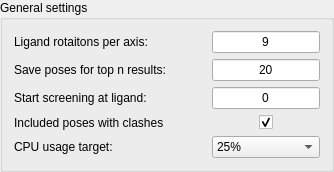
               <widget class="QGroupBox" name="groupBox_49">
                <property name="title">
                 <string>General settings</string>
                </property>
                <layout class="QGridLayout" name="gridLayout_4">
                 <item row="2" column="0">
                  <widget class="QLabel" name="label_24">
                   <property name="text">
                    <string>Start screening at ligand:</string>
                   </property>
                  </widget>
                 </item>
                 <item row="4" column="2">
                  <widget class="QComboBox" name="nrgrank_cpu_usage_target">
                   <item>
                    <property name="text">
                     <string>25%</string>
                    </property>
                   </item>
                   <item>
                    <property name="text">
                     <string>50%</string>
                    </property>
                   </item>
                   <item>
                    <property name="text">
                     <string>75%</string>
                    </property>
                   </item>
                   <item>
                    <property name="text">
                     <string>100%</string>
                    </property>
                   </item>
                  </widget>
                 </item>
                 <item row="0" column="0">
                  <widget class="QLabel" name="label_107">
                   <property name="text">
                    <string>&lt;html&gt;&lt;head/&gt;&lt;body&gt;&lt;p&gt;Ligand rotaitons per axis:&lt;/p&gt;&lt;/body&gt;&lt;/html&gt;</string>
                   </property>
                  </widget>
                 </item>
                 <item row="1" column="2">
                  <widget class="QLineEdit" name="nrgrank_top_n_poses">
                   <property name="enabled">
                    <bool>true</bool>
                   </property>
                   <property name="text">
                    <string>20</string>
                   </property>
                   <property name="alignment">
                    <set>Qt::AlignCenter</set>
                   </property>
                   <property name="readOnly">
                    <bool>false</bool>
                   </property>
                   <property name="clearButtonEnabled">
                    <bool>false</bool>
                   </property>
                  </widget>
                 </item>
                 <item row="1" column="0">
                  <widget class="QLabel" name="label_66">
                   <property name="text">
                    <string>&lt;html&gt;&lt;head/&gt;&lt;body&gt;&lt;p&gt;Save poses for top n results:&lt;/p&gt;&lt;/body&gt;&lt;/html&gt;</string>
                   </property>
                  </widget>
                 </item>
                 <item row="2" column="2">
                  <widget class="QLineEdit" name="nrgrank_start_ligand">
                   <property name="text">
                    <string>0</string>
                   </property>
                   <property name="alignment">
                    <set>Qt::AlignCenter</set>
                   </property>
                  </widget>
                 </item>
                 <item row="0" column="2">
                  <widget class="QLineEdit" name="nrgrank_ligand_rotations">
                   <property name="text">
                    <string>9</string>
                   </property>
                   <property name="alignment">
                    <set>Qt::AlignCenter</set>
                   </property>
                  </widget>
                 </item>
                 <item row="0" column="1">
                  <spacer name="horizontalSpacer_3">
                   <property name="orientation">
                    <enum>Qt::Horizontal</enum>
                   </property>
                   <property name="sizeHint" stdset="0">
                    <size>
                     <width>40</width>
                     <height>20</height>
                    </size>
                   </property>
                  </spacer>
                 </item>
                 <item row="4" column="0">
                  <widget class="QLabel" name="label_25">
                   <property name="text">
                    <string>CPU usage target:</string>
                   </property>
                  </widget>
                 </item>
                 <item row="3" column="2" alignment="Qt::AlignHCenter">
                  <widget class="QCheckBox" name="nrgrank_clean_checkbox">
                   <property name="text">
                    <string/>
                   </property>
                   <property name="checked">
                    <bool>true</bool>
                   </property>
                  </widget>
                 </item>
                 <item row="3" column="0">
                  <widget class="QLabel" name="label_2">
                   <property name="text">
                    <string>Included poses with clashes</string>
                   </property>
                  </widget>
                 </item>
                </layout>
               </widget>
